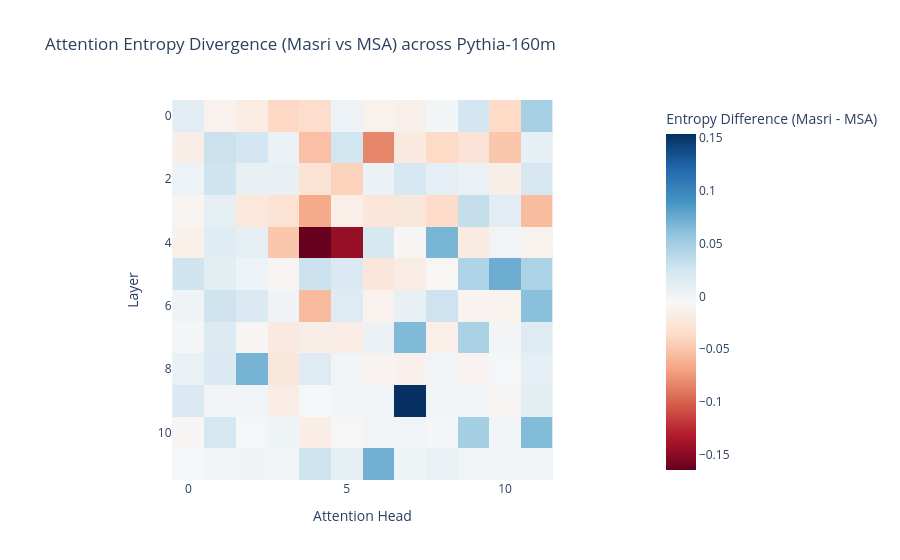

The notebook cell this image was saved under:
### Markdown cell above
<div dir="rtl">

## ٧. الرسم البياني للنتائج  ·  7. Visualizing Attention Divergence

هنرسم خريطة حرارية (heatmap) بتوضح الفروق في الـ Attention Entropy بين الفصحى والعامية عند كل رأس طبقة.

We plot a heatmap of differences in Attention Entropy (Masri - MSA) for each head at each layer.

</div>

### Code cell
# تحويل شكل البيانات ليناسب الرسم
entropy_pivot = grouped.pivot(index="layer", columns="head", values="entropy_diff")

import plotly.io as pio
# Set default renderer to output both interactive Plotly JS and a static SVG fallback for GitHub
pio.renderers.default = "plotly_mimetype+svg"

fig = px.imshow(
    entropy_pivot.values,
    labels=dict(x="Attention Head", y="Layer", color="Entropy Difference (Masri - MSA)"),
    x=entropy_pivot.columns,
    y=entropy_pivot.index,
    color_continuous_scale="RdBu",
    title="Attention Entropy Divergence (Masri vs MSA) across Pythia-160m"
)
fig.show()

### Figure 1 — Plotly figure (JSON) as saved in the notebook; plotly's stock layout.template omitted (floating-point values rounded to 4 significant figures; data arrays with more than 128 entries replaced by an {"elided": "..."} marker saying what was removed)
{"data": [{"coloraxis": "coloraxis", "hovertemplate": "Attention Head: %{x}<br>Layer: %{y}<br>Entropy Difference (Masri - MSA): %{z}<extra></extra>", "name": "0", "type": "heatmap", "x": [0, 1, 2, 3, 4, 5, 6, 7, 8, 9, 10, 11], "xaxis": "x", "y": [0, 1, 2, 3, 4, 5, 6, 7, 8, 9, 10, 11], "yaxis": "y", "z": {"elided": "12x12 float values"}}], "layout": {"coloraxis": {"colorbar": {"title": {"text": "Entropy Difference (Masri - MSA)"}}, "colorscale": [[0.0, "rgb(103,0,31)"], [0.1, "rgb(178,24,43)"], [0.2, "rgb(214,96,77)"], [0.3, "rgb(244,165,130)"], [0.4, "rgb(253,219,199)"], [0.5, "rgb(247,247,247)"], [0.6, "rgb(209,229,240)"], [0.7, "rgb(146,197,222)"], [0.8, "rgb(67,147,195)"], [0.9, "rgb(33,102,172)"], [1.0, "rgb(5,48,97)"]]}, "title": {"text": "Attention Entropy Divergence (Masri vs MSA) across Pythia-160m"}, "xaxis": {"anchor": "y", "constrain": "domain", "domain": [0.0, 1.0], "scaleanchor": "y", "title": {"text": "Attention Head"}}, "yaxis": {"anchor": "x", "autorange": "reversed", "constrain": "domain", "domain": [0.0, 1.0], "title": {"text": "Layer"}}}}
